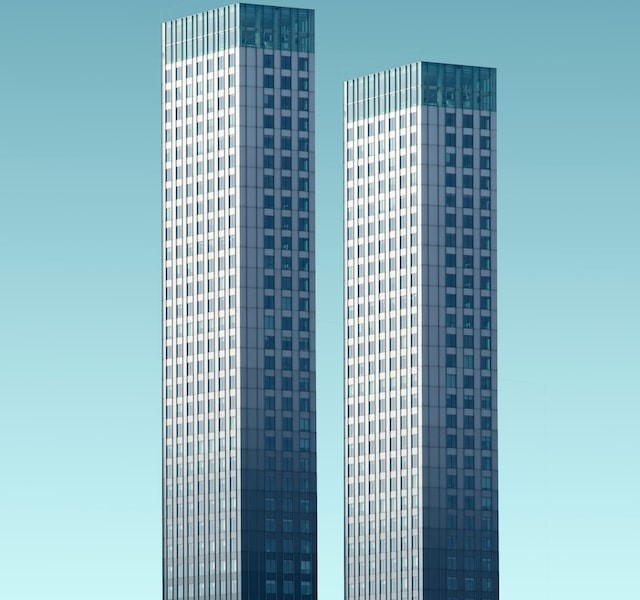
#> input picture Static Noise to Image/Media/Towers.jpg, 640 x 600 px
$ python main.py
#> lines starting #> are read from the running program, lines starting #| are printed output that depends on the picture
"""
@Project_Description:
    Assign random pixel values while iterating over original
    pixel values, this implementation creates static noise
    on image.

@Author:
    Can Ali Ates
"""

# Import Libraries.
import os
import cv2
import random

# Read Image.
image = cv2.imread("Media/Towers.jpg")
#> image is the input picture: shape (600, 640, 3); mean B, G, R 188.8, 178.3, 140

# Show Original Image Before Apply Static Noise.
cv2.namedWindow("Original Image", cv2.WINDOW_AUTOSIZE)
cv2.imshow("Original Image", image)

# Assign Random Pixel Values to Original Pixels.
for i in range(0, image.shape[0]):
    for j in range(0, image.shape[1]):
        image[i][j] = random.randint(0, 255)
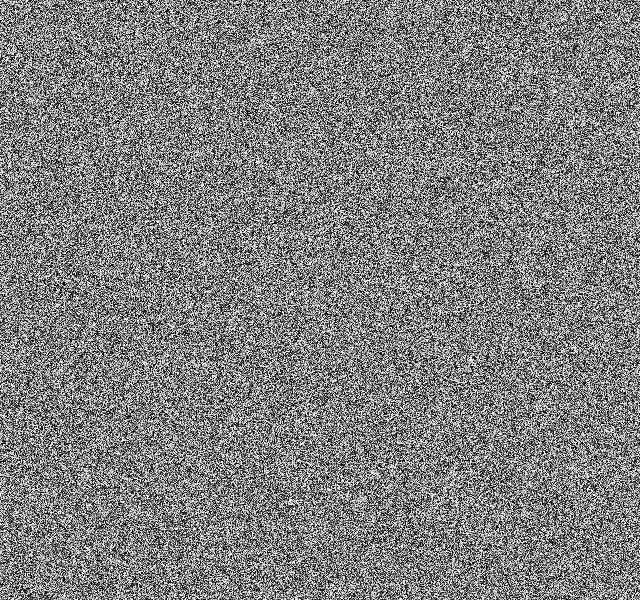
#> image: shape (600, 640, 3); min 0, max 255, mean 127.4

# Show Prickled Image After Apply Static Noise.
cv2.namedWindow("Prickled Image", cv2.WINDOW_AUTOSIZE)
cv2.imshow("Prickled Image", image)

# Create an Output Folder if Not Exist.
if not os.path.isdir("Output"):
    os.mkdir("Output")

# Save Result to Output Folder.
cv2.imwrite("Output/Static_Noised_Towers.jpg", image)

# Close All Windows.
cv2.waitKey(0)
cv2.destroyAllWindows()
